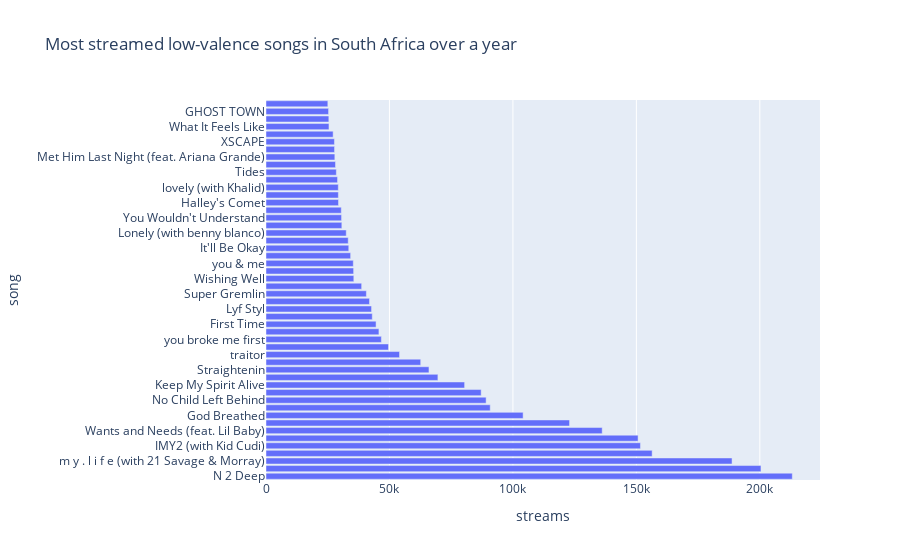

The notebook cell this image was saved under:
### Markdown cell above
There are 67  unique songs with the valence score of between 0.0362 and 0.12

### Code cell
px.bar(data_frame=top_50_low, x=top_50_low.streams, y=top_50_low.song, orientation="h",
      title="Most streamed low-valence songs in South Africa over a year")

### Figure 1 — Plotly figure (JSON) as saved in the notebook; plotly's stock layout.template omitted (floating-point values rounded to 4 significant figures)
{"data": [{"alignmentgroup": "True", "hovertemplate": "streams=%{x}<br>song=%{y}<extra></extra>", "legendgroup": "", "marker": {"color": "#636efa", "pattern": {"shape": ""}}, "name": "", "offsetgroup": "", "orientation": "h", "showlegend": false, "textposition": "auto", "type": "bar", "x": [213156, 200466, 188753, 156396, 151657, 150696, 136158, 122935, 104134, 90812, 89149, 87142, 80441, 69621, 66003, 62656, 54085, 49612, 46722, 45736, 44576, 43035, 42754, 41908, 40653, 38741, 35566, 35489, 35353, 34278, 33522, 33296, 32497, 30715, 30605, 30493, 29366, 29309, 29284, 28974, 28489, 28142, 27882, 27765, 27720, 27194, 25503, 25451, 25343, 25045], "xaxis": "x", "y": ["N 2 Deep", "Yebba’s Heartbreak", "m y . l i f e (with 21 Savage & Morray)", "What’s Next", "IMY2 (with Kid Cudi)", "i n t e r l u d e", "Wants and Needs (feat. Lil Baby)", "My Little Love", "God Breathed", "Jesus Lord", "No Child Left Behind", "Moth To A Flame (with The Weeknd)", "Keep My Spirit Alive", "Already Dead", "Straightenin", "Dawn FM", "traitor", "As I Am (feat. Khalid)", "you broke me first", "Burn", "First Time", "late at night", "Lyf Styl", "Switch A Nigga Out", "Super Gremlin", "trademark usa", "Wishing Well", "Make You Feel My Love", "you & me", "Chicago Freestyle (feat. Giveon)", "It'll Be Okay", "Pressure", "Lonely (with benny blanco)", "The Whistling Man", "You Wouldn't Understand", "Girls Need Love (with Drake) - Remix", "Halley's Comet", "Higher", "lovely (with Khalid)", "my future", "Tides", "Go Hard", "Met Him Last Night (feat. Ariana Grande)", "Squid Game", "XSCAPE", "gorgeous", "What It Feels Like", "Swim", "GHOST TOWN", "MIDDLE OF THE NIGHT"], "yaxis": "y"}], "layout": {"barmode": "relative", "legend": {"tracegroupgap": 0}, "title": {"text": "Most streamed low-valence songs in South Africa over a year"}, "xaxis": {"anchor": "y", "domain": [0, 1], "title": {"text": "streams"}}, "yaxis": {"anchor": "x", "domain": [0, 1], "title": {"text": "song"}}}}
